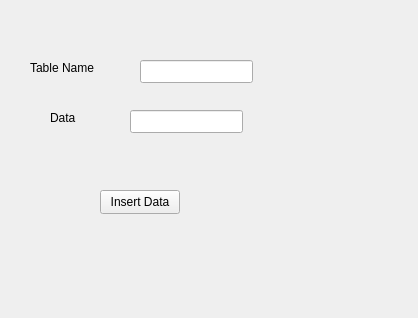
<?xml version="1.0" encoding="UTF-8"?>
<ui version="4.0">
 <class>InsertDataWindow</class>
 <widget class="QWidget" name="InsertDataWindow">
  <property name="geometry">
   <rect>
    <x>0</x>
    <y>0</y>
    <width>418</width>
    <height>318</height>
   </rect>
  </property>
  <property name="minimumSize">
   <size>
    <width>418</width>
    <height>318</height>
   </size>
  </property>
  <property name="maximumSize">
   <size>
    <width>418</width>
    <height>318</height>
   </size>
  </property>
  <property name="windowTitle">
   <string>Form</string>
  </property>
  <widget class="QLabel" name="label">
   <property name="geometry">
    <rect>
     <x>30</x>
     <y>60</y>
     <width>91</width>
     <height>16</height>
    </rect>
   </property>
   <property name="text">
    <string>Table Name</string>
   </property>
  </widget>
  <widget class="QLabel" name="label_2">
   <property name="geometry">
    <rect>
     <x>50</x>
     <y>110</y>
     <width>53</width>
     <height>16</height>
    </rect>
   </property>
   <property name="text">
    <string>Data</string>
   </property>
  </widget>
  <widget class="QLineEdit" name="tableNameLineEdit">
   <property name="geometry">
    <rect>
     <x>140</x>
     <y>60</y>
     <width>113</width>
     <height>23</height>
    </rect>
   </property>
  </widget>
  <widget class="QLineEdit" name="dataLineEdit">
   <property name="geometry">
    <rect>
     <x>130</x>
     <y>110</y>
     <width>113</width>
     <height>23</height>
    </rect>
   </property>
  </widget>
  <widget class="QPushButton" name="insertDataButton">
   <property name="geometry">
    <rect>
     <x>100</x>
     <y>190</y>
     <width>80</width>
     <height>24</height>
    </rect>
   </property>
   <property name="text">
    <string>Insert Data</string>
   </property>
  </widget>
 </widget>
 <resources/>
 <connections/>
</ui>
